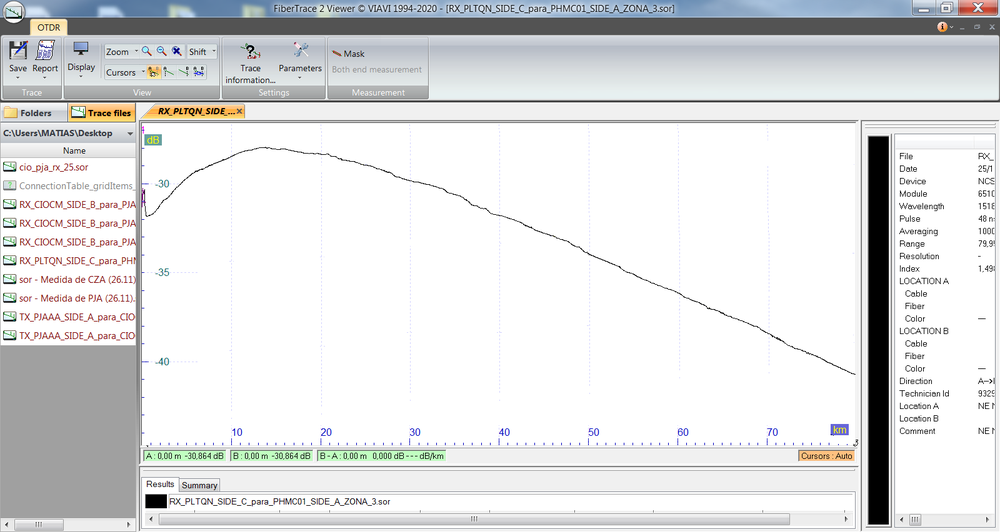
#> input picture join-image/resources/ideal.png, 1000 x 532 px, shrunk from 1600 x 852 before the run
$ python join-image.py
#> lines starting #> are read from the running program, lines starting #| are printed output that depends on the picture
import cv2

ideal = cv2.imread("resources/ideal.png", cv2.IMREAD_COLOR)
#> ideal is the input picture: shape (532, 1000, 3); mean B, G, R 224.2, 223.4, 222.5
real = cv2.imread("resources/real.png", cv2.IMREAD_COLOR)
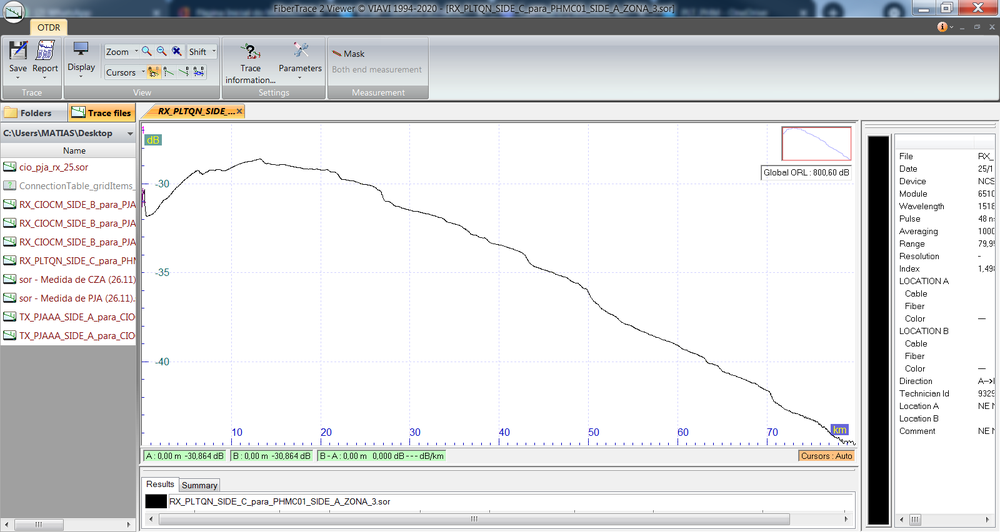
#> input picture join-image/resources/real.png, 1000 x 532 px, shrunk from 1600 x 852 before the run
#> real is the input picture: shape (532, 1000, 3); mean B, G, R 221.9, 221.2, 220.4

resultado = cv2.addWeighted(real, 0.5, ideal, 0.5, 0.0)
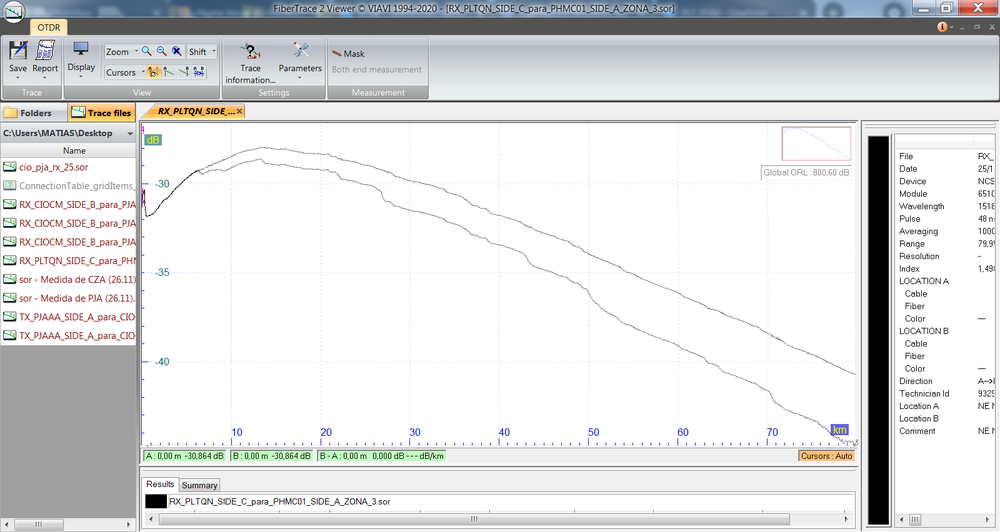
#> resultado: shape (532, 1000, 3); mean B, G, R 223, 222.3, 221.4

cv2.imwrite("output/Resultado.png", resultado)
